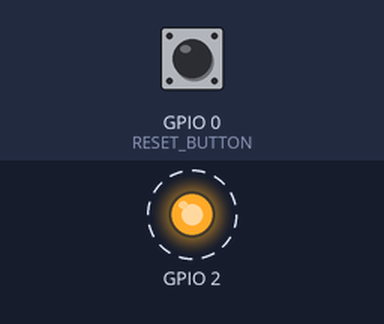
This sketch was run on a simulated ESP32. Shown: output pins drawn as LEDs (lit = HIGH). Dashed ring = blinking. Inputs (shaded band) come from the test bench; at power-on: GPIO 0 (RESET_BUTTON) HIGH. EEPROM starts erased; nothing arrives over Bluetooth unless stated; a phone connects over Bluetooth LE 3 s after start; what the sketch prints to the serial monitor is not drawn.

Above: at 0.3 s.
At 1.2 s:
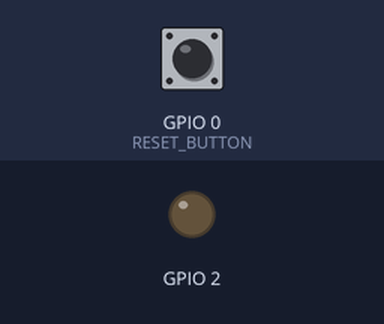
1.3 s: GPIO 0 (RESET_BUTTON) pulled LOW for 3.2 s
At 3.1 s:
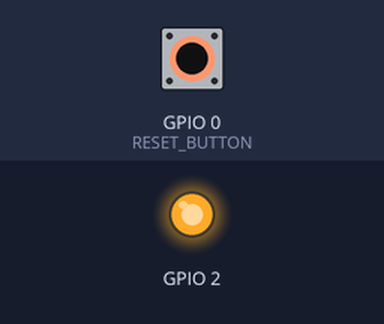
Timing chart, 0 to 13.3 s (numbered marks = the images above; inputs shaded):
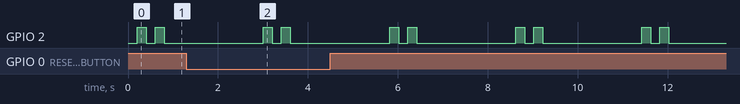

Measured:
- by itself, GPIO 2: repeats every 2.8 s: LOW 0.20 s, HIGH 0.20 s, LOW 2.2 s, HIGH 0.20 s

The sketch:

main.ino
```cpp
#include <WiFi.h>
#include "LED.h"
#include <Arduino.h>
#include "WiFiManager.h"

WiFiManager wfm;
LED led(2);

void setup() {
  led.setMode(1);
  Serial.begin(115200);
  wfm.begin();
}

void loop() {
  led.update();
  wfm.update();
  if (!wfm.isWifiReady()) {
    led.setMode(4);
  } else if (!wfm.isOnline()) {
    led.setMode(3);
  }
  delay(100);
}
```

LED.h
```cpp
#ifndef LED_H
#define LED_H

#include <Arduino.h>


class LED {
private:
  uint8_t pin;
  int type;
  unsigned long lastToggle;
  bool state;

public:
  LED(uint8_t gpioPin) {
    pin = gpioPin;
    pinMode(pin, OUTPUT);
    type = 0;
    lastToggle = 0;
    state = false;
  }

  void setMode(int newType) {
    type = newType;
    if (type == 3) {
      digitalWrite(pin, HIGH);
    }
  }

  void update() {
    unsigned long now = millis();
    switch (type) {
      //Từ từ
      case 1:
        if (now - lastToggle >= 500) {
          toggle();
          lastToggle = now;
        }
        break;
      //Nháy nhanh
      case 2:
        if (now - lastToggle >= 150) {
          toggle();
          lastToggle = now;
        }
        break;
      //Liên tục
      case 3:
        break;
      // Nháy đôi rồi nghỉ 2s
      case 4:
        static int blinkCount = 0;
        static bool inPause = false;

        if (!inPause && (now - lastToggle >= 150)) {
          toggle();
          lastToggle = now;
          blinkCount++;

          if (blinkCount >= 4) { // 2 lần bật + 2 lần tắt (4 lần toggle)
            inPause = true;
            lastToggle = now;
          }
        } else if (inPause && (now - lastToggle >= 2000)) {
          blinkCount = 0;
          inPause = false;
          lastToggle = now;
        }
        break;

      default:
        digitalWrite(pin, LOW);
        break;
    }
  }

private:
  void toggle() {
    state = !state;
    digitalWrite(pin, state);
  }
};

#endif
```

WiFiManager.h
```cpp
#include <BLEDevice.h>
#include <BLEUtils.h>
#include <BLEServer.h>
#include <WiFi.h>
#include <Preferences.h>

#define RESET_BUTTON 0         // GPIO0
#define RESET_HOLD_TIME 3000   // 3 giây (ms)

class WiFiManager {
private:
  bool isConnecting = false;
  unsigned long lasttime;
  unsigned long timeout;

  String ssid;
  String password;
  bool wifiReady;

  Preferences prefs;

  BLECharacteristic* pCharacteristic = nullptr;
  BLECharacteristic* statusChar = nullptr;

public:
  unsigned long pressedTime = 0;
  bool waitingForRelease = false;

public:
  void begin() {
    pinMode(RESET_BUTTON, INPUT_PULLUP);
    wifiReady = false;
    timeout = 0;

    if (isHaveWifi()) {

      prefs.begin("wifi", true);
      ssid = prefs.getString("ssid", "");
      password = prefs.getString("pass", "");
      prefs.end();

      wifiReady = true;
      Serial.printf("[WiFi] Đã tìm thấy cấu hình cũ: %s\n", ssid.c_str());
    } else {
      startBLE();  // nếu chưa có, bật BLE
    }

    lasttime = millis();
  }

  void startBLE() {
    Serial.println("[BLE] Bắt đầu chế độ cấu hình...");
    BLEDevice::init("ESP32-CONFIG");
    BLEServer* pServer = BLEDevice::createServer();

    BLEService* pService = pServer->createService("6e400001-b5a3-f393-e0a9-e50e24dcca9e");
    pCharacteristic = pService->createCharacteristic(
      "6e400003-b5a3-f393-e0a9-e50e24dcca9e",
      BLECharacteristic::PROPERTY_WRITE
    );
    statusChar = pService->createCharacteristic(
      "6e400004-b5a3-f393-e0a9-e50e24dcca9e",
      BLECharacteristic::PROPERTY_NOTIFY
    );

    pCharacteristic->setCallbacks(new InternalCallback(this));
    pService->start();

    BLEAdvertising* pAdvertising = BLEDevice::getAdvertising();
    pAdvertising->start();

    Serial.println("[BLE] Đang chờ cấu hình WiFi...");
  }

  void update() {
    unsigned long now = millis();

    if (wifiReady && !isConnecting && WiFi.status() != WL_CONNECTED) {
      timeout = 15000;
      isConnecting = true;
      Serial.printf("[WiFi] Đang kết nối tới %s...\n", ssid.c_str());
      WiFi.begin(ssid.c_str(), password.c_str());
    }

    if (isConnecting) {
      if (WiFi.status() == WL_CONNECTED) {
        Serial.print("[WiFi] Kết nối thành công! IP: ");
        Serial.println(WiFi.localIP());
        isConnecting = false;

        // Lưu lại nếu là kết nối qua BLE mới
        prefs.begin("wifi", false);
        prefs.putString("ssid", ssid);
        prefs.putString("pass", password);
        prefs.end();
        if (statusChar) {
          String json = "{\"status\":\"ok\",\"ip\":\"" + WiFi.localIP().toString() + "\"}";
          statusChar->setValue(json.c_str());
          statusChar->notify();
        }
      } else if (timeout > 0) {
        timeout -= now - lasttime;
        if (timeout <= 0) {
          Serial.println("[WiFi] Kết nối thất bại (timeout).");
          isConnecting = false;
          wifiReady = false;
          if (statusChar) {
            statusChar->setValue("{\"status\":\"fail\"}");
            statusChar->notify();
          }

          startBLE();  // Cho phép cấu hình lại
        }
      }
    }
    if (digitalRead(RESET_BUTTON) == LOW) {
      if (!waitingForRelease) {
        pressedTime = millis();  // bắt đầu đếm thời gian giữ
        waitingForRelease = true;
      } else if (millis() - pressedTime >= RESET_HOLD_TIME) {
        Serial.println("Nhấn giữ đủ lâu – reset WiFi!");
        reset();
        waitingForRelease = false;
      }
    } else {
      // Nút đã nhả, reset biến
      waitingForRelease = false;
    }
    lasttime = millis();
  }

  bool isWifiReady() const {
    return wifiReady;
  }

  bool isOnline() const {
    return WiFi.status() == WL_CONNECTED;
  }

  bool isHaveWifi() {
    prefs.begin("wifi", true);
    String s = prefs.getString("ssid", "");
    String p = prefs.getString("pass", "");
    prefs.end();
    return s.length() > 0 && p.length() > 0;
  }

  void reset() {
    prefs.begin("wifi", false);
    prefs.clear();
    prefs.end();

    // Ngắt WiFi sạch
    WiFi.disconnect(true);

    // Reset trạng thái
    ssid = "";
    password = "";
    wifiReady = false;
    isConnecting = false;

    startBLE();
  }


private:
  class InternalCallback : public BLECharacteristicCallbacks {
  public:
    InternalCallback(WiFiManager* parent) : parent(parent) {}

    void onWrite(BLECharacteristic* pChar) override {
      std::string value = std::string(pChar->getValue().c_str());

      if (!parent->isHaveWifi() && value.length() > 0 && value.find("WIFI:") == 0) {
        Serial.printf("[BLE] Nhận WiFi config: %s\n", value.c_str());

        std::string data = value.substr(5); // Bỏ "WIFI:"
        size_t sep = data.find("|PASS:");
        if (sep != std::string::npos) {
          parent->ssid = String(data.substr(0, sep).c_str());
          parent->password = String(data.substr(sep + 6).c_str());
          parent->wifiReady = true;
        }
      }
    }

  private:
    WiFiManager* parent;
  };
};
```
